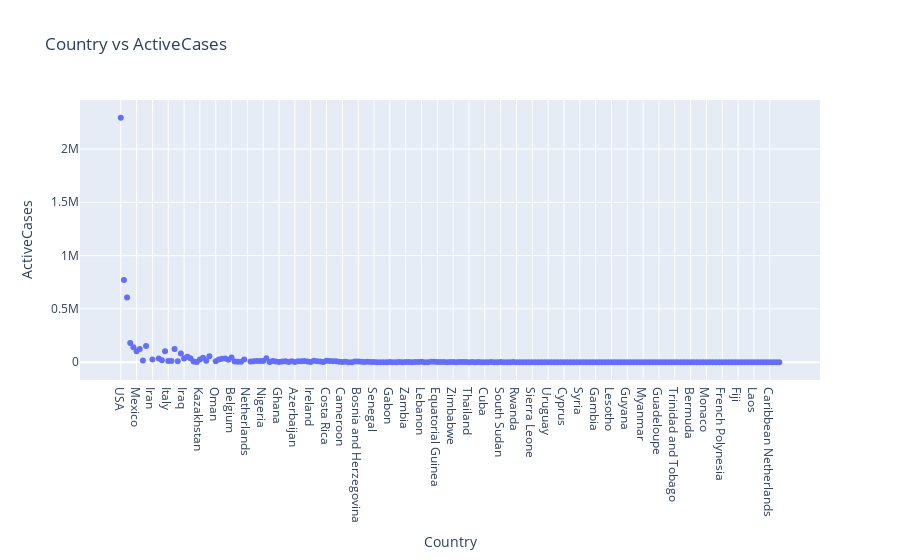

The cell this chart's notebook holds for it:
### Code cell
fig = px.scatter(covid,x = 'Country',y ='ActiveCases',title = 'Country vs ActiveCases')
fig.show()

### Figure 1 — Plotly figure (JSON) as saved in the notebook; plotly's stock layout.template omitted (floating-point values rounded to 4 significant figures; data arrays with more than 128 entries replaced by an {"elided": "..."} marker saying what was removed)
{"data": [{"hovertemplate": "Country=%{x}<br>ActiveCases=%{y}<extra></extra>", "legendgroup": "", "marker": {"color": "#636efa", "symbol": "circle"}, "mode": "markers", "name": "", "orientation": "v", "showlegend": false, "type": "scatter", "x": {"elided": "209 str values"}, "xaxis": "x", "y": {"elided": "209 int values"}, "yaxis": "y"}], "layout": {"legend": {"tracegroupgap": 0}, "title": {"text": "Country vs ActiveCases"}, "xaxis": {"anchor": "y", "domain": [0, 1], "title": {"text": "Country"}}, "yaxis": {"anchor": "x", "domain": [0, 1], "title": {"text": "ActiveCases"}}}}
